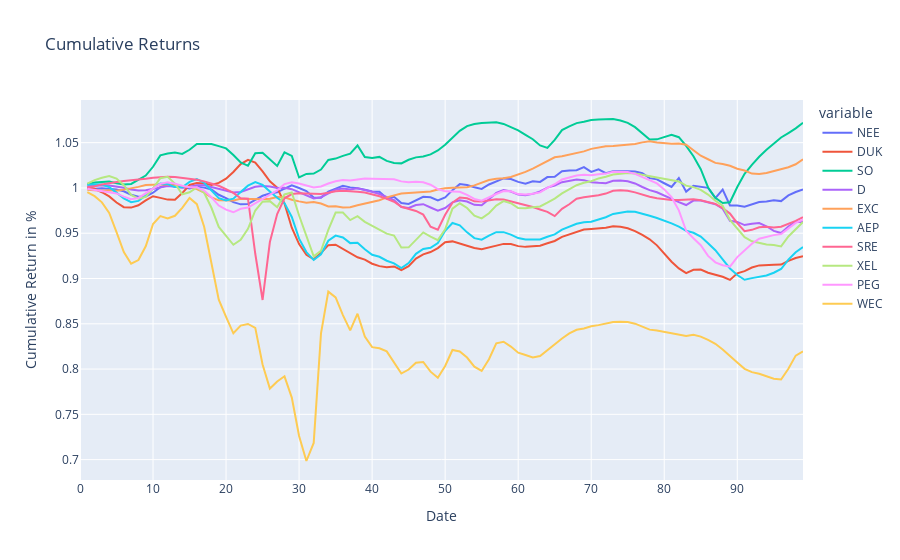

Notebook cell for this chart:
### Code cell
dfNEE = pd.DataFrame(test_resultNEE,
                  columns = ['NEE'])
dfDUK = pd.DataFrame(test_resultDUK,
                  columns = ['DUK'])
dfSO = pd.DataFrame(test_resultSO,
                  columns = ['SO'])
dfD = pd.DataFrame(test_resultD,
                  columns = ['D'])
dfEXC = pd.DataFrame(test_resultEXC,
                  columns = ['EXC'])
dfAEP = pd.DataFrame(test_resultAEP,
                  columns = ['AEP'])
dfSRE = pd.DataFrame(test_resultSRE,
                  columns = ['SRE'])
dfXEL = pd.DataFrame(test_resultXEL,
                  columns = ['XEL'])
dfPEG = pd.DataFrame(test_resultPEG,
                  columns = ['PEG'])
dfWEC = pd.DataFrame(test_resultWEC,
                  columns = ['WEC'])
#---------------------------------------------------------------------------------------------#

TEST_pred2 = pd.concat([dfNEE,dfDUK,dfSO,dfD,dfEXC,dfAEP,dfSRE,dfXEL,dfPEG,dfWEC], axis=1)
#---------------------------------------------------------------------------------------------#

NEE_daily_returns = TEST_pred2['NEE'].pct_change()
DUK_daily_returns = TEST_pred2['DUK'].pct_change()

SO_daily_returns = TEST_pred2['SO'].pct_change()
D_daily_returns = TEST_pred2['D'].pct_change()

EXC_daily_returns = TEST_pred2['EXC'].pct_change()
AEP_daily_returns = TEST_pred2['AEP'].pct_change()

SRE_daily_returns = TEST_pred2['SRE'].pct_change()
XEL_daily_returns = TEST_pred2['XEL'].pct_change()

PEG_daily_returns = TEST_pred2['PEG'].pct_change()
WEC_daily_returns = TEST_pred2['WEC'].pct_change()
#---------------------------------------------------------------------------------------------#
dfNEEreturn = NEE_daily_returns.to_frame()
dfDUKreturn = DUK_daily_returns.to_frame()

dfSOreturn = SO_daily_returns.to_frame()
dfDreturn = D_daily_returns.to_frame()

dfEXCreturn = EXC_daily_returns.to_frame()
dfAEPreturn = AEP_daily_returns.to_frame()

dfSREreturn = SRE_daily_returns.to_frame()
dfXELreturn = XEL_daily_returns.to_frame()

dfPEGreturn = PEG_daily_returns.to_frame()
dfWECreturn = WEC_daily_returns.to_frame()
#---------------------------------------------------------------------------------------------#
TESTDailyReturn_pred2 = pd.concat([dfNEEreturn,
                             dfDUKreturn,
                             dfSOreturn,
                             dfDreturn,
                             dfEXCreturn,
                             dfAEPreturn,
                             dfSREreturn,
                             dfXELreturn,
                             dfPEGreturn,
                             dfWECreturn], axis=1)
#---------------------------------------------------------------------------------------------#


NEE_cum_returns = (NEE_daily_returns + 1).cumprod()
DUK_cum_returns = (DUK_daily_returns + 1).cumprod()

SO_cum_returns = (SO_daily_returns + 1).cumprod()
D_cum_returns = (D_daily_returns + 1).cumprod()

EXC_cum_returns = (EXC_daily_returns + 1).cumprod()
AEP_cum_returns = (AEP_daily_returns + 1).cumprod()

SRE_cum_returns = (SRE_daily_returns + 1).cumprod()
XEL_cum_returns = (XEL_daily_returns + 1).cumprod()

PEG_cum_returns = (PEG_daily_returns + 1).cumprod()
WEC_cum_returns = (WEC_daily_returns + 1).cumprod()
#---------------------------------------------------------------------------------------------#

dfNEECUM = NEE_cum_returns.to_frame()
dfDUKCUM = DUK_cum_returns.to_frame()

dfSOCUM = SO_cum_returns.to_frame()
dfDCUM = D_cum_returns.to_frame()

dfEXCCUM = EXC_cum_returns.to_frame()
dfAEPCUM = AEP_cum_returns.to_frame()

dfSRECUM = SRE_cum_returns.to_frame()
dfXELCUM = XEL_cum_returns.to_frame()

dfPEGCUM = PEG_cum_returns.to_frame()
dfWECCUM = WEC_cum_returns.to_frame()

#---------------------------------------------------------------------------------------------#
TESTCUM_pred2 = pd.concat([dfNEECUM,dfDUKCUM,dfSOCUM,dfDCUM,dfEXCCUM,dfAEPCUM,dfSRECUM,dfXELCUM,dfPEGCUM,dfWECCUM], axis=1)
#---------------------------------------------------------------------------------------------#

atx_comps_returns_pred2 = TESTDailyReturn_pred2
atx_comps_rets_cumprod_pred2 = TESTCUM_pred2

#---------------------------------------------------------------------------------------------#

fig = px.line(atx_comps_rets_cumprod_pred2, x=atx_comps_rets_cumprod_pred2.index, y=atx_comps_rets_cumprod_pred2.columns, title='Cumulative Returns')
######
fig.update_xaxes(title_text='Date')
fig.update_yaxes(title_text='Cumulative Return in %')

fig.show()
#---------------------------------------------------------------------------------------------#


mu = expected_returns.ema_historical_return(atx_comps_returns_pred2, returns_data = True, span = 500)
Sigma = risk_models.exp_cov(atx_comps_returns_pred2, returns_data = True, span = 180)


ret_ef = np.arange(0, mu.max(), 0.01)
vol_ef = []
for i in np.arange(0, mu.max(), 0.01):
    ef_pred2 = EfficientFrontier(mu, Sigma)
    ef_pred2.efficient_return(i)
    vol_ef.append(ef_pred2.portfolio_performance()[1])

ef_pred2 = EfficientFrontier(mu, Sigma)
ef_pred2.min_volatility()
min_vol_ret = ef_pred2.portfolio_performance()[0]
min_vol_vol = ef_pred2.portfolio_performance()[1]

ef_pred2.max_sharpe(risk_free_rate=0.009)
max_sharpe_ret = ef_pred2.portfolio_performance()[0]
max_sharpe_vol = ef_pred2.portfolio_performance()[1]


portfolioREAL_Pred2 = pd.concat([closeNEE,
                   closeDUK,
                   closeSO,
                   closeD,
                   closeEXC,
                   closeAEP,
                   closeSRE,
                   closeXEL,
                   closePEG,
                   closeWEC,
                      ], axis=1)

### Figure 1 — Plotly figure (JSON) as saved in the notebook; plotly's stock layout.template omitted (floating-point values rounded to 4 significant figures)
{"data": [{"hovertemplate": "variable=NEE<br>index=%{x}<br>value=%{y}<extra></extra>", "legendgroup": "NEE", "line": {"color": "#636efa", "dash": "solid"}, "mode": "lines", "name": "NEE", "orientation": "v", "showlegend": true, "type": "scatter", "x": [0, 1, 2, 3, 4, 5, 6, 7, 8, 9, 10, 11, 12, 13, 14, 15, 16, 17, 18, 19, 20, 21, 22, 23, 24, 25, 26, 27, 28, 29, 30, 31, 32, 33, 34, 35, 36, 37, 38, 39, 40, 41, 42, 43, 44, 45, 46, 47, 48, 49, 50, 51, 52, 53, 54, 55, 56, 57, 58, 59, 60, 61, 62, 63, 64, 65, 66, 67, 68, 69, 70, 71, 72, 73, 74, 75, 76, 77, 78, 79, 80, 81, 82, 83, 84, 85, 86, 87, 88, 89, 90, 91, 92, 93, 94, 95, 96, 97, 98, 99], "xaxis": "x", "y": [null, 1.0, 0.9992, 0.9996, 0.9988, 0.9983, 0.9963, 0.9925, 0.9904, 0.9907, 0.9948, 1.001, 1.004, 1.004, 1.001, 0.9994, 1.001, 1.0, 0.9982, 0.9925, 0.9887, 0.9843, 0.9819, 0.9822, 0.9868, 0.9914, 0.9938, 0.9952, 0.9992, 1.003, 0.9999, 0.9965, 0.9893, 0.9893, 0.996, 0.9995, 1.002, 1.001, 0.9998, 0.9979, 0.9962, 0.9958, 0.9886, 0.9902, 0.9834, 0.9823, 0.9865, 0.9902, 0.9897, 0.9863, 0.9896, 0.9976, 1.004, 1.003, 1.001, 0.9989, 1.004, 1.007, 1.011, 1.01, 1.007, 1.005, 1.007, 1.007, 1.012, 1.012, 1.018, 1.019, 1.02, 1.023, 1.018, 1.02, 1.016, 1.019, 1.019, 1.018, 1.018, 1.016, 1.011, 1.009, 1.005, 1.001, 1.011, 0.9959, 1.002, 1.001, 1.0, 0.9888, 0.9982, 0.9806, 0.9807, 0.9794, 0.9817, 0.9845, 0.9852, 0.9863, 0.9855, 0.9917, 0.9955, 0.9982], "yaxis": "y"}, {"hovertemplate": "variable=DUK<br>index=%{x}<br>value=%{y}<extra></extra>", "legendgroup": "DUK", "line": {"color": "#EF553B", "dash": "solid"}, "mode": "lines", "name": "DUK", "orientation": "v", "showlegend": true, "type": "scatter", "x": [0, 1, 2, 3, 4, 5, 6, 7, 8, 9, 10, 11, 12, 13, 14, 15, 16, 17, 18, 19, 20, 21, 22, 23, 24, 25, 26, 27, 28, 29, 30, 31, 32, 33, 34, 35, 36, 37, 38, 39, 40, 41, 42, 43, 44, 45, 46, 47, 48, 49, 50, 51, 52, 53, 54, 55, 56, 57, 58, 59, 60, 61, 62, 63, 64, 65, 66, 67, 68, 69, 70, 71, 72, 73, 74, 75, 76, 77, 78, 79, 80, 81, 82, 83, 84, 85, 86, 87, 88, 89, 90, 91, 92, 93, 94, 95, 96, 97, 98, 99], "xaxis": "x", "y": [null, 1.0, 0.999, 0.9952, 0.9907, 0.9839, 0.9788, 0.9783, 0.9808, 0.9862, 0.9909, 0.989, 0.9871, 0.987, 0.9943, 1.003, 1.005, 1.005, 1.003, 1.006, 1.01, 1.018, 1.026, 1.031, 1.028, 1.018, 1.007, 1.0, 0.9828, 0.9561, 0.938, 0.9261, 0.9212, 0.9283, 0.9368, 0.9373, 0.9326, 0.9273, 0.9235, 0.9208, 0.9163, 0.9137, 0.9125, 0.9133, 0.9094, 0.9136, 0.922, 0.9267, 0.9293, 0.9335, 0.9401, 0.941, 0.9386, 0.9362, 0.9337, 0.9322, 0.934, 0.9366, 0.9382, 0.938, 0.9358, 0.9349, 0.9355, 0.9363, 0.9389, 0.9414, 0.946, 0.9489, 0.952, 0.9541, 0.9547, 0.9553, 0.956, 0.9578, 0.9571, 0.9555, 0.9524, 0.9481, 0.9433, 0.9366, 0.9273, 0.9185, 0.9111, 0.9059, 0.9096, 0.9098, 0.9064, 0.9044, 0.9019, 0.8984, 0.9057, 0.9082, 0.9121, 0.9145, 0.9151, 0.9152, 0.9154, 0.9196, 0.9227, 0.9247], "yaxis": "y"}, {"hovertemplate": "variable=SO<br>index=%{x}<br>value=%{y}<extra></extra>", "legendgroup": "SO", "line": {"color": "#00cc96", "dash": "solid"}, "mode": "lines", "name": "SO", "orientation": "v", "showlegend": true, "type": "scatter", "x": [0, 1, 2, 3, 4, 5, 6, 7, 8, 9, 10, 11, 12, 13, 14, 15, 16, 17, 18, 19, 20, 21, 22, 23, 24, 25, 26, 27, 28, 29, 30, 31, 32, 33, 34, 35, 36, 37, 38, 39, 40, 41, 42, 43, 44, 45, 46, 47, 48, 49, 50, 51, 52, 53, 54, 55, 56, 57, 58, 59, 60, 61, 62, 63, 64, 65, 66, 67, 68, 69, 70, 71, 72, 73, 74, 75, 76, 77, 78, 79, 80, 81, 82, 83, 84, 85, 86, 87, 88, 89, 90, 91, 92, 93, 94, 95, 96, 97, 98, 99], "xaxis": "x", "y": [null, 1.004, 1.006, 1.007, 1.007, 1.005, 1.004, 1.004, 1.009, 1.014, 1.023, 1.036, 1.038, 1.039, 1.038, 1.042, 1.048, 1.049, 1.049, 1.046, 1.044, 1.036, 1.028, 1.024, 1.038, 1.039, 1.031, 1.024, 1.039, 1.035, 1.012, 1.016, 1.016, 1.02, 1.031, 1.032, 1.035, 1.038, 1.047, 1.034, 1.033, 1.034, 1.03, 1.028, 1.027, 1.031, 1.034, 1.035, 1.037, 1.041, 1.048, 1.056, 1.063, 1.068, 1.07, 1.072, 1.073, 1.073, 1.071, 1.067, 1.064, 1.059, 1.054, 1.047, 1.044, 1.053, 1.064, 1.068, 1.072, 1.073, 1.075, 1.075, 1.076, 1.076, 1.075, 1.072, 1.067, 1.061, 1.054, 1.054, 1.056, 1.059, 1.056, 1.046, 1.035, 1.021, 1.001, 0.989, 0.9834, 0.9843, 1.001, 1.016, 1.025, 1.034, 1.042, 1.049, 1.056, 1.061, 1.066, 1.072], "yaxis": "y"}, {"hovertemplate": "variable=D<br>index=%{x}<br>value=%{y}<extra></extra>", "legendgroup": "D", "line": {"color": "#ab63fa", "dash": "solid"}, "mode": "lines", "name": "D", "orientation": "v", "showlegend": true, "type": "scatter", "x": [0, 1, 2, 3, 4, 5, 6, 7, 8, 9, 10, 11, 12, 13, 14, 15, 16, 17, 18, 19, 20, 21, 22, 23, 24, 25, 26, 27, 28, 29, 30, 31, 32, 33, 34, 35, 36, 37, 38, 39, 40, 41, 42, 43, 44, 45, 46, 47, 48, 49, 50, 51, 52, 53, 54, 55, 56, 57, 58, 59, 60, 61, 62, 63, 64, 65, 66, 67, 68, 69, 70, 71, 72, 73, 74, 75, 76, 77, 78, 79, 80, 81, 82, 83, 84, 85, 86, 87, 88, 89, 90, 91, 92, 93, 94, 95, 96, 97, 98, 99], "xaxis": "x", "y": [null, 1.002, 1.003, 1.003, 1.003, 1.002, 1.0, 0.9983, 0.9972, 0.9974, 0.999, 1.001, 1.002, 1.001, 1.0, 1.001, 1.003, 1.003, 1.001, 0.9982, 0.9964, 0.995, 0.9956, 0.9982, 1.001, 1.002, 1.002, 1.0, 1.0, 0.9986, 0.9951, 0.9918, 0.9885, 0.9897, 0.9943, 0.9982, 0.9993, 0.9983, 0.9997, 0.9981, 0.9958, 0.9933, 0.9897, 0.9866, 0.979, 0.9779, 0.9812, 0.9821, 0.9784, 0.975, 0.9779, 0.9842, 0.9863, 0.985, 0.9813, 0.981, 0.9875, 0.9946, 0.9976, 0.9961, 0.9926, 0.9919, 0.9935, 0.9961, 1.0, 1.003, 1.006, 1.008, 1.009, 1.009, 1.006, 1.006, 1.005, 1.008, 1.008, 1.007, 1.005, 1.001, 0.9976, 0.9953, 0.9915, 0.9879, 0.9844, 0.9811, 0.986, 0.9861, 0.9839, 0.9821, 0.9772, 0.9637, 0.9625, 0.959, 0.9604, 0.9612, 0.9577, 0.9526, 0.9502, 0.9574, 0.9627, 0.9623], "yaxis": "y"}, {"hovertemplate": "variable=EXC<br>index=%{x}<br>value=%{y}<extra></extra>", "legendgroup": "EXC", "line": {"color": "#FFA15A", "dash": "solid"}, "mode": "lines", "name": "EXC", "orientation": "v", "showlegend": true, "type": "scatter", "x": [0, 1, 2, 3, 4, 5, 6, 7, 8, 9, 10, 11, 12, 13, 14, 15, 16, 17, 18, 19, 20, 21, 22, 23, 24, 25, 26, 27, 28, 29, 30, 31, 32, 33, 34, 35, 36, 37, 38, 39, 40, 41, 42, 43, 44, 45, 46, 47, 48, 49, 50, 51, 52, 53, 54, 55, 56, 57, 58, 59, 60, 61, 62, 63, 64, 65, 66, 67, 68, 69, 70, 71, 72, 73, 74, 75, 76, 77, 78, 79, 80, 81, 82, 83, 84, 85, 86, 87, 88, 89, 90, 91, 92, 93, 94, 95, 96, 97, 98, 99], "xaxis": "x", "y": [null, 0.9981, 0.9973, 0.997, 0.9974, 0.997, 0.9981, 0.9996, 1.001, 1.003, 1.004, 1.004, 1.004, 1.002, 1.002, 1.001, 0.9988, 0.9948, 0.9896, 0.9863, 0.986, 0.9862, 0.988, 0.9878, 0.987, 0.9874, 0.9881, 0.9901, 0.9896, 0.9869, 0.9852, 0.9837, 0.9844, 0.9827, 0.9796, 0.9798, 0.9784, 0.9786, 0.9809, 0.9826, 0.984, 0.9864, 0.9896, 0.9914, 0.9939, 0.9945, 0.9948, 0.9951, 0.9962, 0.9982, 0.9997, 1.0, 1.0, 1.001, 1.003, 1.006, 1.009, 1.01, 1.011, 1.012, 1.015, 1.018, 1.021, 1.025, 1.03, 1.034, 1.035, 1.037, 1.038, 1.04, 1.043, 1.045, 1.046, 1.046, 1.047, 1.047, 1.049, 1.05, 1.051, 1.05, 1.049, 1.049, 1.049, 1.048, 1.042, 1.036, 1.032, 1.028, 1.027, 1.025, 1.021, 1.019, 1.016, 1.015, 1.017, 1.019, 1.021, 1.023, 1.026, 1.032], "yaxis": "y"}, {"hovertemplate": "variable=AEP<br>index=%{x}<br>value=%{y}<extra></extra>", "legendgroup": "AEP", "line": {"color": "#19d3f3", "dash": "solid"}, "mode": "lines", "name": "AEP", "orientation": "v", "showlegend": true, "type": "scatter", "x": [0, 1, 2, 3, 4, 5, 6, 7, 8, 9, 10, 11, 12, 13, 14, 15, 16, 17, 18, 19, 20, 21, 22, 23, 24, 25, 26, 27, 28, 29, 30, 31, 32, 33, 34, 35, 36, 37, 38, 39, 40, 41, 42, 43, 44, 45, 46, 47, 48, 49, 50, 51, 52, 53, 54, 55, 56, 57, 58, 59, 60, 61, 62, 63, 64, 65, 66, 67, 68, 69, 70, 71, 72, 73, 74, 75, 76, 77, 78, 79, 80, 81, 82, 83, 84, 85, 86, 87, 88, 89, 90, 91, 92, 93, 94, 95, 96, 97, 98, 99], "xaxis": "x", "y": [null, 1.004, 1.004, 1.004, 1.001, 0.9948, 0.9884, 0.9843, 0.9857, 0.9916, 0.9994, 1.005, 1.004, 1.001, 1.001, 1.007, 1.01, 1.006, 0.9969, 0.9888, 0.9861, 0.9881, 0.9954, 1.003, 1.006, 1.003, 0.9962, 0.9891, 0.9833, 0.968, 0.944, 0.9292, 0.9205, 0.9268, 0.9417, 0.9473, 0.9453, 0.9391, 0.9395, 0.9322, 0.9263, 0.924, 0.9196, 0.9167, 0.9116, 0.9171, 0.9272, 0.9326, 0.9339, 0.9392, 0.9527, 0.9613, 0.9587, 0.9509, 0.9446, 0.9429, 0.9474, 0.9512, 0.9512, 0.9484, 0.9447, 0.943, 0.943, 0.9432, 0.9461, 0.9487, 0.954, 0.9571, 0.9605, 0.9621, 0.9626, 0.9651, 0.9677, 0.9713, 0.9729, 0.9739, 0.9736, 0.9717, 0.9694, 0.9669, 0.9641, 0.9609, 0.9573, 0.9527, 0.9505, 0.9463, 0.939, 0.9312, 0.9211, 0.9111, 0.9038, 0.8986, 0.9004, 0.9019, 0.9034, 0.9063, 0.9105, 0.9209, 0.9291, 0.9349], "yaxis": "y"}, {"hovertemplate": "variable=SRE<br>index=%{x}<br>value=%{y}<extra></extra>", "legendgroup": "SRE", "line": {"color": "#FF6692", "dash": "solid"}, "mode": "lines", "name": "SRE", "orientation": "v", "showlegend": true, "type": "scatter", "x": [0, 1, 2, 3, 4, 5, 6, 7, 8, 9, 10, 11, 12, 13, 14, 15, 16, 17, 18, 19, 20, 21, 22, 23, 24, 25, 26, 27, 28, 29, 30, 31, 32, 33, 34, 35, 36, 37, 38, 39, 40, 41, 42, 43, 44, 45, 46, 47, 48, 49, 50, 51, 52, 53, 54, 55, 56, 57, 58, 59, 60, 61, 62, 63, 64, 65, 66, 67, 68, 69, 70, 71, 72, 73, 74, 75, 76, 77, 78, 79, 80, 81, 82, 83, 84, 85, 86, 87, 88, 89, 90, 91, 92, 93, 94, 95, 96, 97, 98, 99], "xaxis": "x", "y": [null, 1.001, 1.002, 1.004, 1.006, 1.007, 1.008, 1.008, 1.009, 1.01, 1.011, 1.012, 1.012, 1.012, 1.011, 1.01, 1.009, 1.007, 1.005, 1.002, 0.9986, 0.9945, 0.9885, 0.9881, 0.9273, 0.8763, 0.9403, 0.9711, 0.9886, 0.9932, 0.9941, 0.9939, 0.9929, 0.9932, 0.9947, 0.9963, 0.997, 0.996, 0.9957, 0.995, 0.9932, 0.9908, 0.9881, 0.9848, 0.9792, 0.977, 0.9746, 0.9705, 0.9572, 0.9538, 0.9705, 0.9837, 0.9895, 0.9885, 0.9852, 0.985, 0.9865, 0.9875, 0.9873, 0.9854, 0.9826, 0.9808, 0.9789, 0.9763, 0.9736, 0.9689, 0.9769, 0.9819, 0.988, 0.9898, 0.9907, 0.992, 0.9938, 0.9969, 0.9975, 0.9968, 0.9951, 0.9925, 0.9902, 0.9885, 0.9874, 0.9868, 0.9867, 0.987, 0.9876, 0.9864, 0.9848, 0.9824, 0.9777, 0.9717, 0.9611, 0.9522, 0.9537, 0.9566, 0.957, 0.9564, 0.9571, 0.9601, 0.9636, 0.9677], "yaxis": "y"}, {"hovertemplate": "variable=XEL<br>index=%{x}<br>value=%{y}<extra></extra>", "legendgroup": "XEL", "line": {"color": "#B6E880", "dash": "solid"}, "mode": "lines", "name": "XEL", "orientation": "v", "showlegend": true, "type": "scatter", "x": [0, 1, 2, 3, 4, 5, 6, 7, 8, 9, 10, 11, 12, 13, 14, 15, 16, 17, 18, 19, 20, 21, 22, 23, 24, 25, 26, 27, 28, 29, 30, 31, 32, 33, 34, 35, 36, 37, 38, 39, 40, 41, 42, 43, 44, 45, 46, 47, 48, 49, 50, 51, 52, 53, 54, 55, 56, 57, 58, 59, 60, 61, 62, 63, 64, 65, 66, 67, 68, 69, 70, 71, 72, 73, 74, 75, 76, 77, 78, 79, 80, 81, 82, 83, 84, 85, 86, 87, 88, 89, 90, 91, 92, 93, 94, 95, 96, 97, 98, 99], "xaxis": "x", "y": [null, 1.005, 1.009, 1.011, 1.013, 1.01, 1.003, 0.9924, 0.9881, 0.9901, 0.9996, 1.011, 1.012, 1.005, 0.993, 0.9952, 1.001, 0.9947, 0.9781, 0.9569, 0.9473, 0.9372, 0.9428, 0.9548, 0.9751, 0.9849, 0.9854, 0.9787, 0.9928, 0.995, 0.9696, 0.9463, 0.9244, 0.9306, 0.9536, 0.9729, 0.9729, 0.9645, 0.9689, 0.9626, 0.9584, 0.9546, 0.9495, 0.9474, 0.9343, 0.9344, 0.9428, 0.9509, 0.9463, 0.9424, 0.9544, 0.9771, 0.983, 0.9778, 0.9694, 0.9664, 0.9721, 0.9805, 0.9854, 0.9831, 0.9778, 0.9776, 0.9786, 0.9795, 0.9837, 0.9882, 0.9939, 0.9984, 1.003, 1.006, 1.007, 1.011, 1.012, 1.015, 1.016, 1.017, 1.016, 1.014, 1.012, 1.012, 1.01, 1.008, 1.007, 1.003, 1.001, 0.9979, 0.9927, 0.9859, 0.9804, 0.9647, 0.9552, 0.9456, 0.9411, 0.9395, 0.9375, 0.937, 0.9354, 0.9464, 0.9544, 0.9623], "yaxis": "y"}, {"hovertemplate": "variable=PEG<br>index=%{x}<br>value=%{y}<extra></extra>", "legendgroup": "PEG", "line": {"color": "#FF97FF", "dash": "solid"}, "mode": "lines", "name": "PEG", "orientation": "v", "showlegend": true, "type": "scatter", "x": [0, 1, 2, 3, 4, 5, 6, 7, 8, 9, 10, 11, 12, 13, 14, 15, 16, 17, 18, 19, 20, 21, 22, 23, 24, 25, 26, 27, 28, 29, 30, 31, 32, 33, 34, 35, 36, 37, 38, 39, 40, 41, 42, 43, 44, 45, 46, 47, 48, 49, 50, 51, 52, 53, 54, 55, 56, 57, 58, 59, 60, 61, 62, 63, 64, 65, 66, 67, 68, 69, 70, 71, 72, 73, 74, 75, 76, 77, 78, 79, 80, 81, 82, 83, 84, 85, 86, 87, 88, 89, 90, 91, 92, 93, 94, 95, 96, 97, 98, 99], "xaxis": "x", "y": [null, 0.999, 0.9977, 0.997, 0.9957, 0.994, 0.9905, 0.9876, 0.989, 0.9937, 0.9992, 1.004, 1.006, 1.005, 1.002, 1.001, 1.001, 0.9971, 0.9897, 0.9805, 0.976, 0.9731, 0.9769, 0.9784, 0.9831, 0.9873, 0.992, 0.9974, 1.004, 1.006, 1.005, 1.003, 1.0, 1.002, 1.005, 1.007, 1.009, 1.008, 1.009, 1.01, 1.01, 1.01, 1.009, 1.009, 1.007, 1.006, 1.007, 1.006, 1.004, 0.9988, 0.9962, 0.9961, 0.9958, 0.9923, 0.9879, 0.9859, 0.9899, 0.9933, 0.9965, 0.9963, 0.9932, 0.9928, 0.9937, 0.9951, 1.0, 1.004, 1.009, 1.012, 1.014, 1.014, 1.014, 1.015, 1.016, 1.018, 1.018, 1.018, 1.016, 1.012, 1.008, 1.005, 0.9984, 0.9898, 0.9752, 0.9528, 0.9445, 0.9367, 0.925, 0.9178, 0.9147, 0.9131, 0.9236, 0.9311, 0.9384, 0.944, 0.946, 0.9479, 0.9491, 0.9556, 0.9614, 0.9649], "yaxis": "y"}, {"hovertemplate": "variable=WEC<br>index=%{x}<br>value=%{y}<extra></extra>", "legendgroup": "WEC", "line": {"color": "#FECB52", "dash": "solid"}, "mode": "lines", "name": "WEC", "orientation": "v", "showlegend": true, "type": "scatter", "x": [0, 1, 2, 3, 4, 5, 6, 7, 8, 9, 10, 11, 12, 13, 14, 15, 16, 17, 18, 19, 20, 21, 22, 23, 24, 25, 26, 27, 28, 29, 30, 31, 32, 33, 34, 35, 36, 37, 38, 39, 40, 41, 42, 43, 44, 45, 46, 47, 48, 49, 50, 51, 52, 53, 54, 55, 56, 57, 58, 59, 60, 61, 62, 63, 64, 65, 66, 67, 68, 69, 70, 71, 72, 73, 74, 75, 76, 77, 78, 79, 80, 81, 82, 83, 84, 85, 86, 87, 88, 89, 90, 91, 92, 93, 94, 95, 96, 97, 98, 99], "xaxis": "x", "y": [null, 0.9953, 0.9909, 0.9841, 0.9723, 0.9511, 0.9292, 0.9163, 0.9204, 0.9355, 0.9602, 0.9689, 0.9664, 0.9693, 0.9781, 0.9889, 0.9821, 0.9572, 0.9158, 0.8766, 0.8576, 0.8395, 0.848, 0.8498, 0.8456, 0.805, 0.7785, 0.7863, 0.792, 0.7685, 0.7262, 0.6985, 0.7185, 0.8395, 0.8854, 0.8791, 0.8596, 0.8428, 0.8611, 0.8359, 0.8242, 0.823, 0.8195, 0.8079, 0.7951, 0.7995, 0.8069, 0.8078, 0.7971, 0.7904, 0.8034, 0.8211, 0.8194, 0.8127, 0.8026, 0.7979, 0.8109, 0.8284, 0.8302, 0.8248, 0.8181, 0.8155, 0.8128, 0.8143, 0.821, 0.8269, 0.8337, 0.8393, 0.8434, 0.8449, 0.8473, 0.8485, 0.8501, 0.8519, 0.8523, 0.8519, 0.8501, 0.8468, 0.8435, 0.8425, 0.8412, 0.8393, 0.8377, 0.8366, 0.8379, 0.8358, 0.8322, 0.8279, 0.8217, 0.8141, 0.8074, 0.8003, 0.7966, 0.7947, 0.7921, 0.7894, 0.7885, 0.8004, 0.8148, 0.8194], "yaxis": "y"}], "layout": {"legend": {"title": {"text": "variable"}, "tracegroupgap": 0}, "title": {"text": "Cumulative Returns"}, "xaxis": {"anchor": "y", "domain": [0, 1], "title": {"text": "Date"}}, "yaxis": {"anchor": "x", "domain": [0, 1], "title": {"text": "Cumulative Return in %"}}}}
